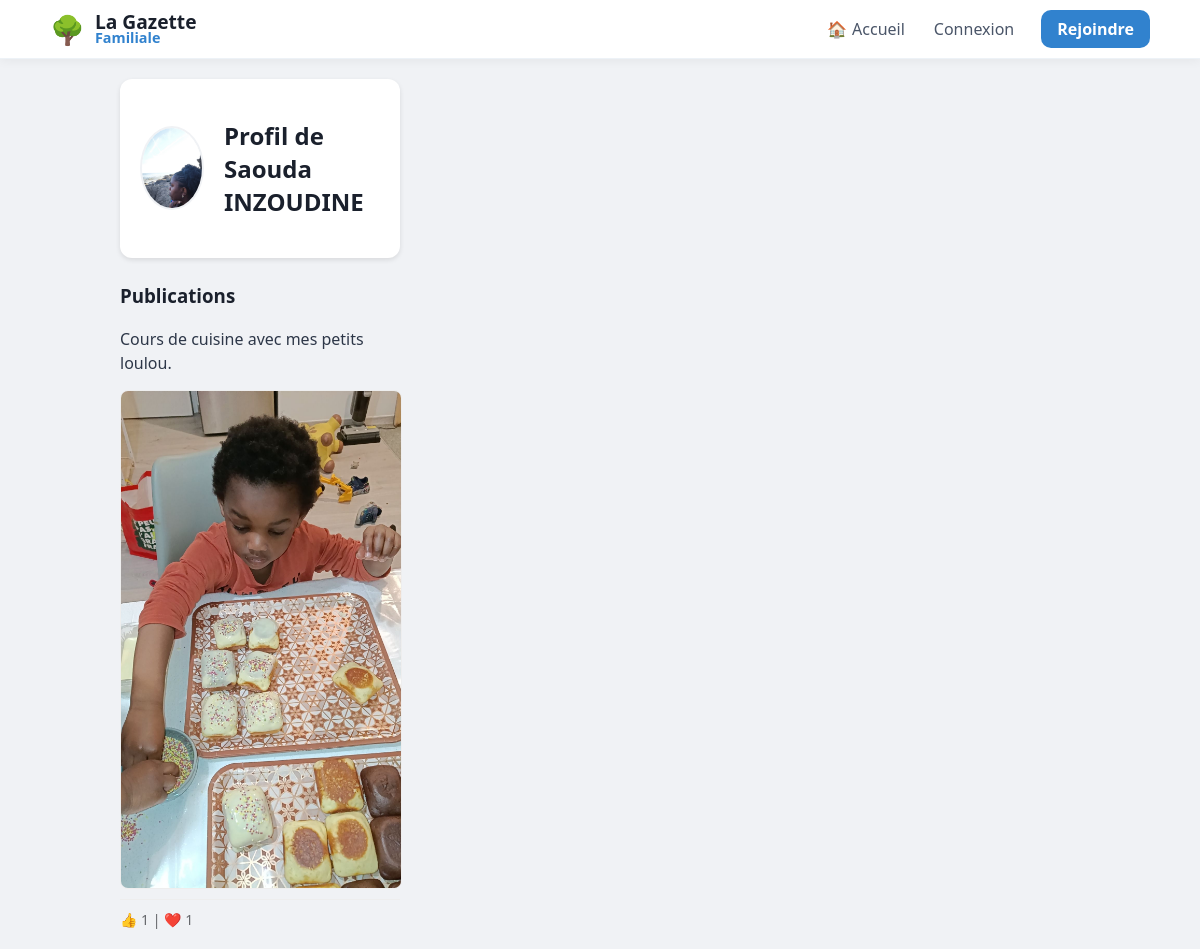
The page /user/Saouda INZOUDINE on the database as committed earlier.
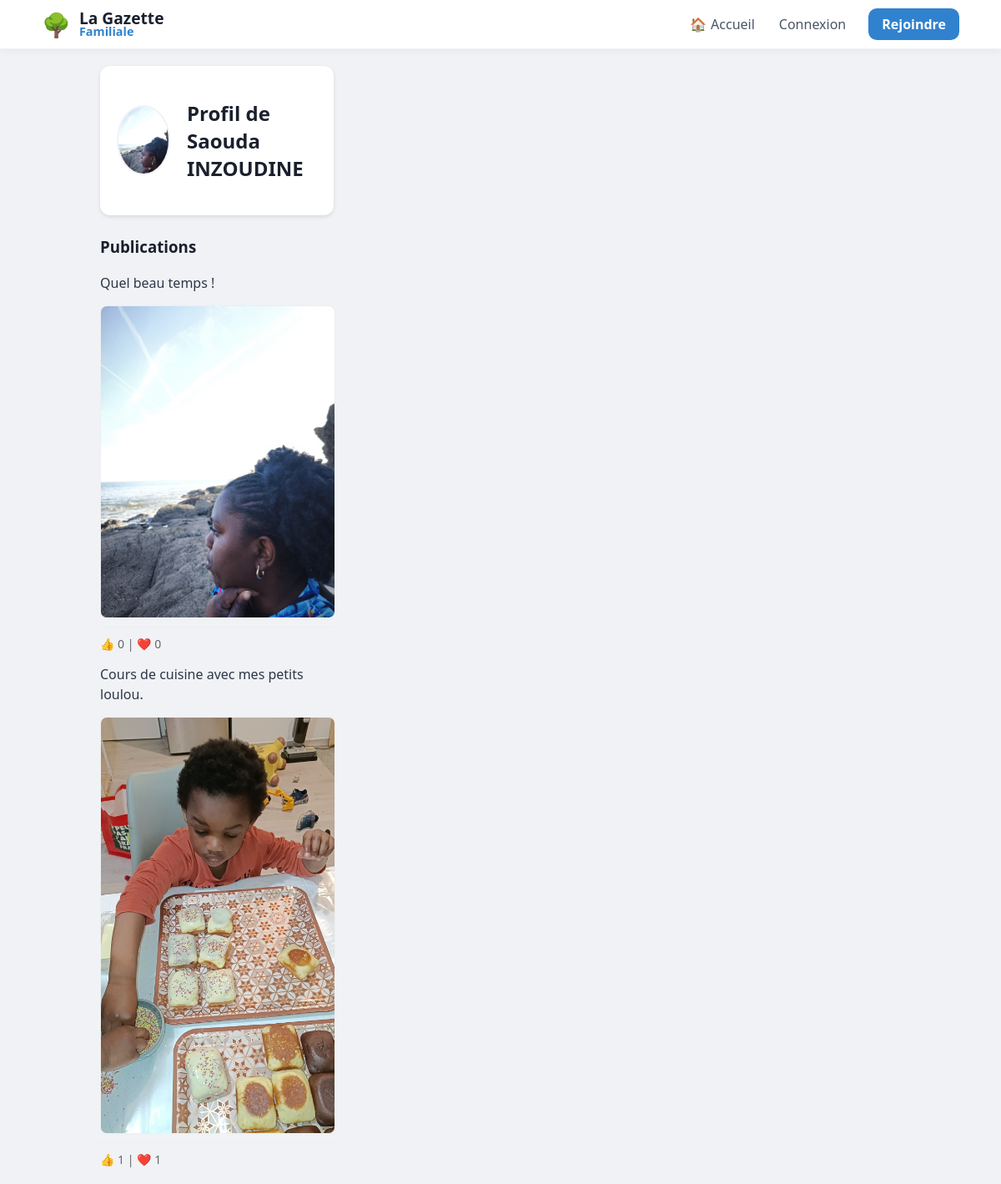
The same page on the database as committed later.
### tables this page shows
CREATE TABLE posts (id INTEGER PRIMARY KEY AUTOINCREMENT, username TEXT, content TEXT, likes INTEGER DEFAULT 0, image TEXT);

### app.py (the view)
@app.route("/user/<username>")
def profile(username):
    with get_db() as db:
        posts = db.execute("""
            SELECT posts.*, users.avatar AS user_avatar,
                (SELECT COUNT(*) FROM reactions WHERE post_id=posts.id AND type='thumb') as thumbs,
                (SELECT COUNT(*) FROM reactions WHERE post_id=posts.id AND type='heart') as hearts
            FROM posts
            JOIN users ON posts.username = users.username
            WHERE posts.username=?
            ORDER BY posts.id DESC
        """, (username,)).fetchall()
    return render_template("profile.html", posts=posts, username=username)

### app.py (called while the page is built)
def get_db():
    db = sqlite3.connect("database.db")
    db.row_factory = sqlite3.Row
    return db

### templates/profile.html (shortened to what this page needs)
{% extends "base.html" %}
{% block content %}
<div class="container">
    <div style="display:flex; align-items:center; gap:20px; background:white; padding:20px; border-radius:12px; box-shadow:0 2px 5px rgba(0,0,0,0.1);">
        <img class="avatar" style="width:80px !important; height:80px !important;"
             src="{{ url_for('static', filename='avatars/' + (posts[0]['user_avatar'] if posts else 'default.png')) }}">
        <h2>Profil de {{ username }}</h2>
    </div>
    <h3 style="margin-top:25px;">Publications</h3>
    {% for post in posts %}
        <div class="post">
            <div class="content">{{ post['content'] }}</div>
            {% if post['image'] %}
                <img class="post-img" src="{{ url_for('static', filename='uploads/' + post['image']) }}" style="width:100%; border-radius:8px; margin-top:10px;">
            {% endif %}
            <div class="actions" style="color: #65676b; font-size: 14px; border-top: 1px solid #eee; padding-top: 10px; margin-top: 10px;">
                👍 {{ post['thumbs'] }} | ❤️ {{ post['hearts'] }}
            </div>
        </div>
    {% endfor %}
</div>
{% endblock %}

Rows that differ between the two databases and show on the page:
added posts: content "Quel beau temps !", image (picture), thumbs "0", hearts "0"
